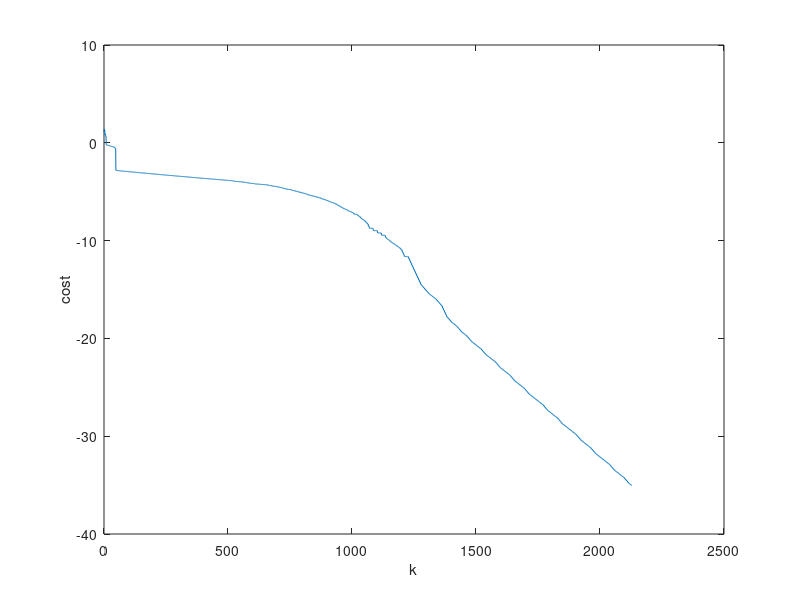

Write the MATLAB code that produced this figure.
x0 = -3/4;
y0 = 1;

m_iteration=10000;
x=zeros(2,m_iteration+1);
gradient=zeros(2,1);
record_lost = [];
record_1 = [];
record_2 = [];
alpha = 0.3;
beta = 0.5;
for i =1:m_iteration
    if(i==1)
        x(1,i)=x0;
        x(2,i)=y0;
    end
    gradient(1) = -400*x(1,i)*(x(2,i)-x(1,i)^2) - 2*(1-x(1,i));
    gradient(2) = 200*(x(2,i)-x(1,i)^2);
    direction = -gradient;
    
    if(sqrt(gradient'*gradient)<10^-8)
        break;
    end
    
    step = 1;
    
    while(true)
        x_possible = x(:,i) + step*direction;
        p1 = 100*(x_possible(2)-x_possible(1)^2)^2+(1-x_possible(1))^2;
        p2 = 100*(x(2,i)-x(1,i)^2)^2+(1-x(1,i))^2;
       
        if p1-p2<=step*alpha*gradient'*direction
            break
        else
            step = step*beta;
        end
    end
    record_1 = [record_1 x(1,i)];
    record_2 = [record_2 x(2,i)];
    lost = log((x(1,i)-1)^2 + (x(2,i)-1)^2);
    record_lost = [record_lost lost];
    x(:,i+1)=x(:,i)+step*direction;
end

%
x = linspace(-1.5,1.5);
y = linspace(-1,1.5);
[X,Y] = meshgrid(x,y);
v = 100*(Y-X.^2).^2+(1-X).^2;
% contour(X,Y,v,[0,1,2,3,10,20,50,100,200,300]);
% xlabel('x');
% ylabel('y');
% hold;
Xplot=0:length(record_1)-1;
% plot(record_1,record_2,'-*');
plot(Xplot,record_lost);
xlabel('k');
ylabel('cost');
